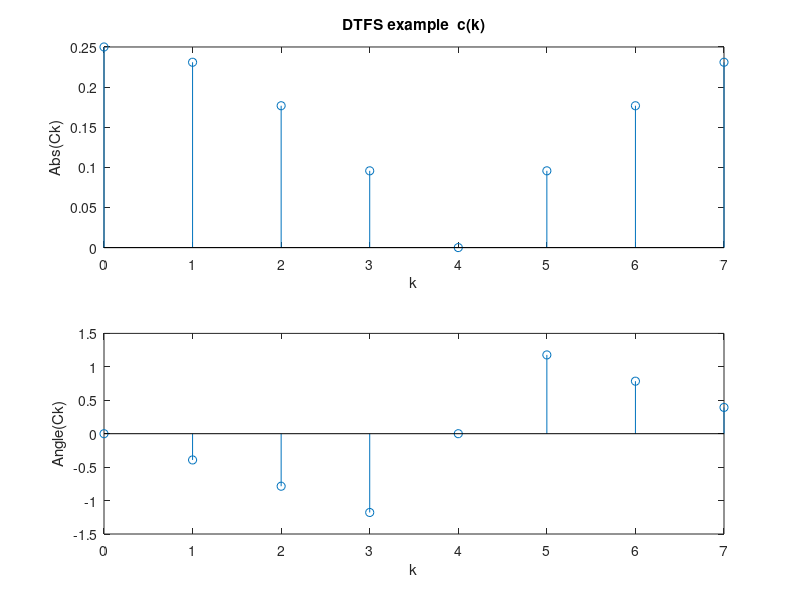
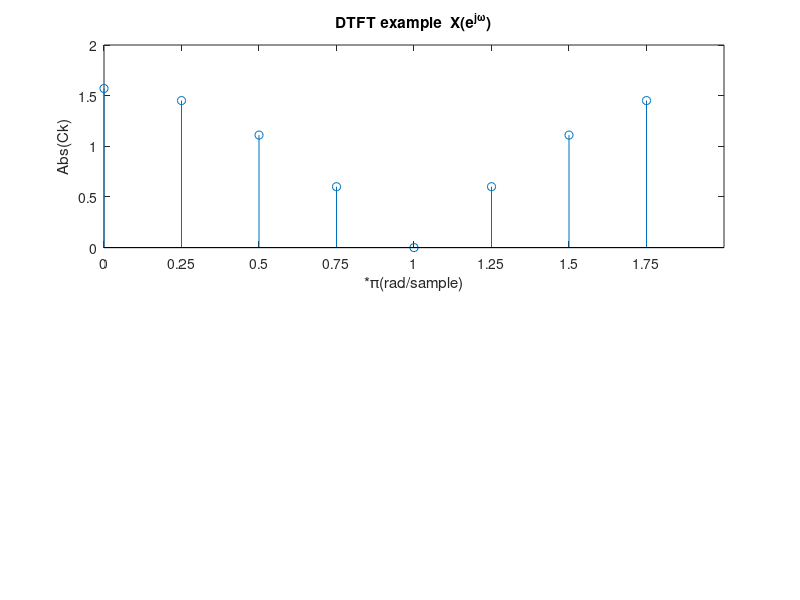

Reproduce these figures in MATLAB, in order. (Note: this script raises an error after producing the figures.)
% Lab3 , Q1
close all; clear all;
x = [1 1 0 0 0 0 0 0]
N = length(x);
Ck = (1/N)*fft(x);
x_axis = [0:N-1];
figure; subplot(2,1,1); stem(x_axis, abs(Ck)); title('DTFS example  c(k)'); xlabel('k'); ylabel('Abs(Ck)');
subplot(2,1,2); stem(x_axis, angle(Ck)); ylabel('Angle(Ck)'); xlabel('k'); 

N = length(x);
x_axis = [0:2/N:2-(1/N)];
figure; 
subplot(2,1,1); h1=stem(x_axis,abs(Ck)*2*pi);
title('DTFT example  X(e^{j\omega})'); xlabel('*\pi(rad/sample)'); ylabel('Abs(Ck)');  xticks(x_axis);
h1(1).Marker = '^';

subplot(2,1,2); h2=stem(x_axis,angle(Ck)); ylabel('Angle(Ck)'); xlabel('*\pi(rad/sample)');  xticks(x_axis);
h2(1).Marker = 'diamond';
